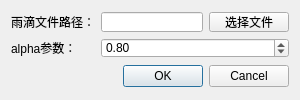
<?xml version="1.0" encoding="UTF-8"?>
<ui version="4.0">
 <class>AddRainClass</class>
 <widget class="QDialog" name="AddRainClass">
  <property name="windowModality">
   <enum>Qt::WindowModal</enum>
  </property>
  <property name="geometry">
   <rect>
    <x>0</x>
    <y>0</y>
    <width>300</width>
    <height>100</height>
   </rect>
  </property>
  <property name="sizePolicy">
   <sizepolicy hsizetype="Fixed" vsizetype="Fixed">
    <horstretch>0</horstretch>
    <verstretch>0</verstretch>
   </sizepolicy>
  </property>
  <property name="minimumSize">
   <size>
    <width>300</width>
    <height>100</height>
   </size>
  </property>
  <property name="maximumSize">
   <size>
    <width>300</width>
    <height>100</height>
   </size>
  </property>
  <property name="windowTitle">
   <string>加雨参数设置</string>
  </property>
  <property name="modal">
   <bool>true</bool>
  </property>
  <layout class="QVBoxLayout" name="verticalLayout">
   <item>
    <layout class="QHBoxLayout" name="horizontalLayout_4">
     <item>
      <layout class="QVBoxLayout" name="verticalLayout_2">
       <item>
        <widget class="QLabel" name="label">
         <property name="sizePolicy">
          <sizepolicy hsizetype="Preferred" vsizetype="Preferred">
           <horstretch>0</horstretch>
           <verstretch>0</verstretch>
          </sizepolicy>
         </property>
         <property name="text">
          <string>雨滴文件路径：</string>
         </property>
        </widget>
       </item>
       <item>
        <widget class="QLabel" name="label_3">
         <property name="sizePolicy">
          <sizepolicy hsizetype="Preferred" vsizetype="Preferred">
           <horstretch>0</horstretch>
           <verstretch>0</verstretch>
          </sizepolicy>
         </property>
         <property name="text">
          <string>alpha参数：</string>
         </property>
        </widget>
       </item>
      </layout>
     </item>
     <item>
      <layout class="QVBoxLayout" name="verticalLayout_3">
       <item>
        <layout class="QHBoxLayout" name="horizontalLayout_2">
         <item>
          <widget class="QLineEdit" name="le_pbPath">
           <property name="sizePolicy">
            <sizepolicy hsizetype="Expanding" vsizetype="Fixed">
             <horstretch>0</horstretch>
             <verstretch>0</verstretch>
            </sizepolicy>
           </property>
           <property name="minimumSize">
            <size>
             <width>0</width>
             <height>20</height>
            </size>
           </property>
           <property name="maximumSize">
            <size>
             <width>16777215</width>
             <height>20</height>
            </size>
           </property>
          </widget>
         </item>
         <item>
          <widget class="QPushButton" name="pb_select">
           <property name="sizePolicy">
            <sizepolicy hsizetype="Preferred" vsizetype="Fixed">
             <horstretch>0</horstretch>
             <verstretch>0</verstretch>
            </sizepolicy>
           </property>
           <property name="minimumSize">
            <size>
             <width>0</width>
             <height>20</height>
            </size>
           </property>
           <property name="maximumSize">
            <size>
             <width>16777215</width>
             <height>20</height>
            </size>
           </property>
           <property name="text">
            <string>选择文件</string>
           </property>
          </widget>
         </item>
        </layout>
       </item>
       <item>
        <layout class="QHBoxLayout" name="horizontalLayout">
         <item>
          <widget class="QDoubleSpinBox" name="alpha">
           <property name="sizePolicy">
            <sizepolicy hsizetype="Minimum" vsizetype="Fixed">
             <horstretch>0</horstretch>
             <verstretch>0</verstretch>
            </sizepolicy>
           </property>
           <property name="minimumSize">
            <size>
             <width>0</width>
             <height>20</height>
            </size>
           </property>
           <property name="maximumSize">
            <size>
             <width>16777215</width>
             <height>20</height>
            </size>
           </property>
           <property name="maximum">
            <double>1.000000000000000</double>
           </property>
           <property name="singleStep">
            <double>0.010000000000000</double>
           </property>
           <property name="value">
            <double>0.800000000000000</double>
           </property>
          </widget>
         </item>
        </layout>
       </item>
      </layout>
     </item>
    </layout>
   </item>
   <item>
    <widget class="QDialogButtonBox" name="buttonBox">
     <property name="standardButtons">
      <set>QDialogButtonBox::Cancel|QDialogButtonBox::Ok</set>
     </property>
    </widget>
   </item>
  </layout>
 </widget>
 <resources/>
 <connections>
  <connection>
   <sender>buttonBox</sender>
   <signal>accepted()</signal>
   <receiver>AddRainClass</receiver>
   <slot>accept()</slot>
   <hints>
    <hint type="sourcelabel">
     <x>199</x>
     <y>115</y>
    </hint>
    <hint type="destinationlabel">
     <x>199</x>
     <y>64</y>
    </hint>
   </hints>
  </connection>
  <connection>
   <sender>buttonBox</sender>
   <signal>rejected()</signal>
   <receiver>AddRainClass</receiver>
   <slot>reject()</slot>
   <hints>
    <hint type="sourcelabel">
     <x>199</x>
     <y>115</y>
    </hint>
    <hint type="destinationlabel">
     <x>199</x>
     <y>64</y>
    </hint>
   </hints>
  </connection>
 </connections>
</ui>
